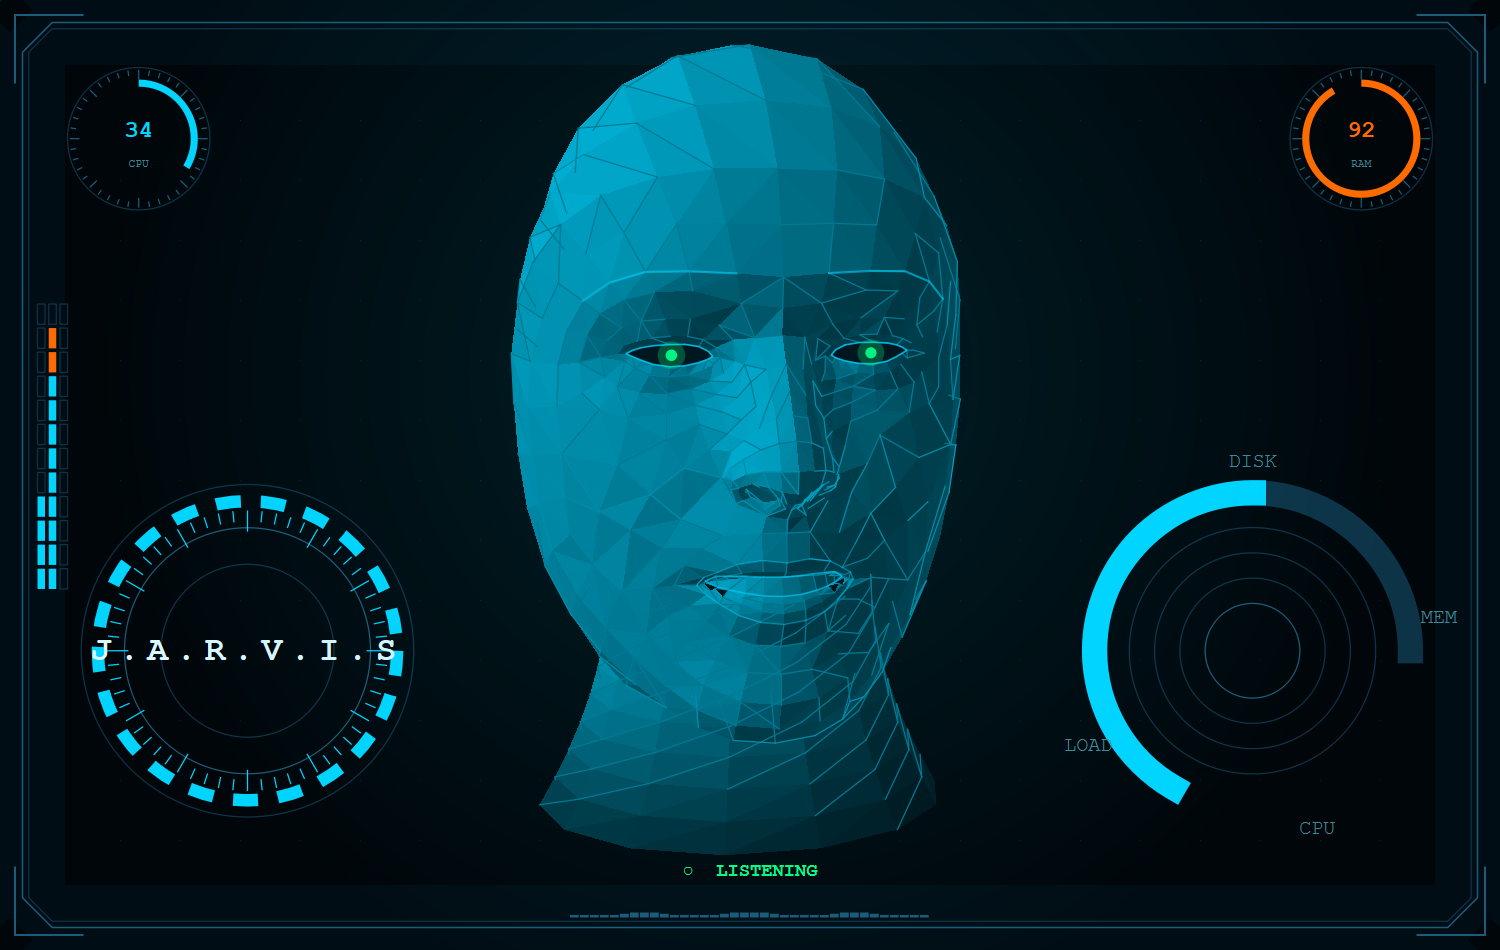

Reproduce this figure in Python.
"""Render the HUD to a PNG so the frame furniture can be looked at.

Runs Qt on the **native** platform, builds the real `HudCanvas`, sets live-looking
metric values, and grabs the widget. Nothing here ships — it is a way to see the
HUD without starting the assistant and waiting for a state to occur.

WHY NOT THE OFFSCREEN PLATFORM

    `QT_QPA_PLATFORM=offscreen` renders every glyph as an empty box — measured
    2026-09-29 with plain ASCII and four different monospace families, so it is
    the plugin's font engine and not the font choice. The shapes were right and
    every number in the preview was a placeholder, which is exactly the kind of
    preview that misleads. The native platform renders text correctly, and the
    widget is never `show()`n, so nothing appears on screen.
"""
import sys
import time
from pathlib import Path

sys.path.insert(0, str(Path(__file__).resolve().parent))

from PyQt6.QtWidgets import QApplication                     # noqa: E402

import ui                                                    # noqa: E402

OUT = Path("preview_hud.png")
W, H = 1200, 760


def main() -> int:
    app = QApplication(sys.argv)

    hud = ui.HudCanvas("", assistant_name="J.A.R.V.I.S")
    hud.resize(W, H)
    hud.state = "LISTENING"
    hud._amp_disp = 0.42
    hud._blink = True

    # Let `_metrics` take a real reading rather than pinning a number. The
    # background thread polls on its own schedule and overwrites anything set
    # here — the first attempt wrote cpu=37 and the render showed 0, because
    # the thread had already replaced it. A preview showing the machine's
    # actual load is also the more useful one.
    for _ in range(60):
        app.processEvents()
        time.sleep(0.05)
        if ui._metrics.cpu > 0:
            break
    print(f"cpu={ui._metrics.cpu:.1f}  mem={ui._metrics.mem:.1f}")

    # Two passes: the first lets the layout settle and the cached grid layer
    # build at this size, the second is the one that is kept.
    hud.grab()
    app.processEvents()
    pix = hud.grab()
    pix.save(str(OUT), "PNG")
    print(f"saved {OUT}  {pix.width()}x{pix.height()}")
    return 0


if __name__ == "__main__":
    raise SystemExit(main())
